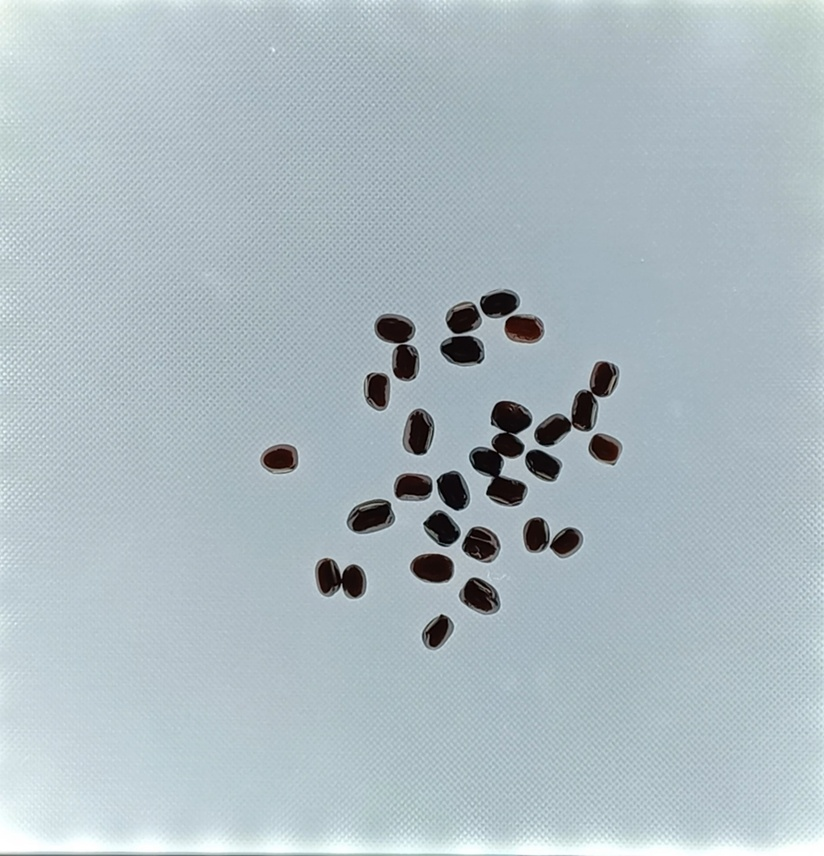
#> input picture 1.jpg, 824 x 856 px, shrunk from 2081 x 2160 before the run, found by its file name
$ python contour.py
#> lines starting #> are read from the running program, lines starting #| are printed output that depends on the picture; after the words box and inside, x2 and y2 are one past the last pixel; in counts of white or black regions, pixels touching at a corner belong together
### 2_Function/Test_Function/image_save.py
import os
import cv2
from datetime import datetime
import numpy as np

current_button = "Micro"

def image_save(frame,function):
    global current_button


    # Documents(문서) 폴더 경로
    documents_folder = os.path.join(os.path.expanduser("~"))
    main_folder = os.path.join(documents_folder, "TW")
    sub_folder = os.path.join(main_folder, current_button)
    date_folder = os.path.join(sub_folder, datetime.today().strftime('%y%m%d'))

    # 폴더가 이미 존재하는지 확인 후 생성
    for f in [main_folder, sub_folder, date_folder]:
        if not os.path.exists(f):
            os.mkdir(f)

    def get_unique_filename(extension: str) -> str:
        # 중복되지 않는 파일 이름을 생성하기 위한 함수
        filename = f"{datetime.today().strftime('%H%M%S')}_{function}{extension}"
        return filename

    # 이미지를 읽어옴
    filename = get_unique_filename(extension = ".jpg")
    photo_path = os.path.join(date_folder, filename)
        # 이미지를 저장
    cv2.imwrite(photo_path, frame)
    print(f"{photo_path}에 사진을 저장했습니다.")

### 2_Function/Test_Function/contour.py
import cv2
import numpy as np
import copy
import image_save as IS

class SeedC:
    def __init__(self, input_image_path: str) -> None:
#> called with input_image_path = './1.jpg'
        self.image = cv2.imread(input_image_path)
#> self.image is the input picture: shape (856, 824, 3); mean B, G, R 193, 186.3, 172.4
        self.font = cv2.FONT_HERSHEY_SIMPLEX
        self.threshold  = 120

    def grayscale(self) -> np.ndarray:
        return cv2.cvtColor(self.image, cv2.COLOR_BGR2GRAY)

    def binarize(self) -> np.ndarray:
        gray = self.grayscale()
        _, thresh = cv2.threshold(gray, self.threshold, 255, cv2.THRESH_BINARY)
        return cv2.bitwise_not(thresh)

    def find_contours(self) -> np.ndarray:
        thresh = self.binarize()
#> in binarize, `_, thresh = cv2.threshold(gray, self.threshold, 255, cv2.THRESH_BINARY)`:
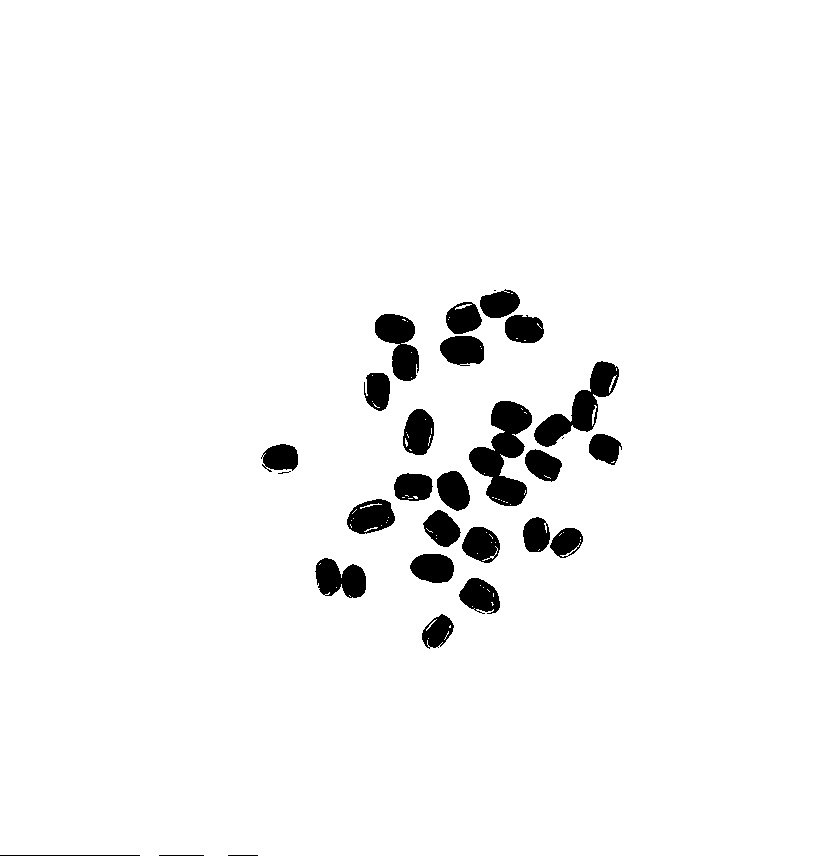
#> thresh: shape (856, 824); 96.3% white; 29 black regions (3 under 20 px), largest, box (x1, y1, x2, y2) and area: (469, 401, 532, 506) 3347, (534, 361, 619, 447) 2427, (375, 314, 419, 381) 1787
        contours, _ = cv2.findContours(thresh, cv2.RETR_EXTERNAL, cv2.CHAIN_APPROX_SIMPLE)
#> contours = 29 contours, 6 with area under 20; largest, box (x1, y1, x2, y2) and area: (469, 401, 532, 506) 3198, (534, 361, 619, 447) 2370, (375, 314, 419, 381) 1686, (315, 558, 366, 598) 1349, (347, 499, 395, 534) 1187
        return contours

    def draw_contours(self, contours: np.ndarray) -> np.ndarray:
        result_image = copy.deepcopy(self.image)
        result_image[self.binarize() == 0] = [255, 255, 255]
        cv2.drawContours(result_image, contours, -1, (0, 255, 0), 2)
        return result_image

    def count_contours(self) -> int:
        return len(self.find_contours())

    def annotate_contours(self, contours: np.ndarray) -> np.ndarray:
        result_image = self.draw_contours(contours)
        for i, contour in enumerate(contours):
            M = cv2.moments(contour)
            if M["m00"] != 0:
                cX = int(M["m10"] / M["m00"])
                cY = int(M["m01"] / M["m00"])
                cv2.putText(result_image, str(i + 1), (cX, cY), self.font, 1, (0, 0, 255), 2)
        return result_image

if __name__ == "__main__":
    SC = SeedC('./1.jpg')
    contours =SC.find_contours()
    result_image = SC.annotate_contours(contours)
#> in draw_contours, `result_image[self.binarize() == 0] = [255, 255, 255]`:
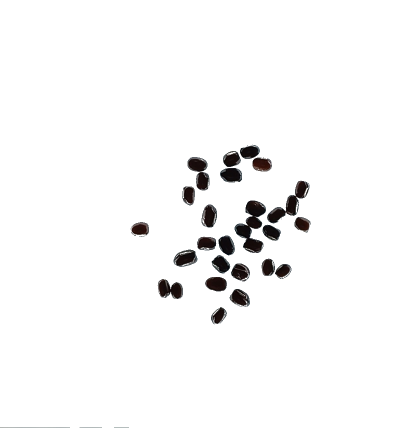
#> result_image: shape (856, 824, 3) (shown at 1/2 size); mean B, G, R 247, 247, 247.2
#> in draw_contours, `cv2.drawContours(result_image, contours, -1, (0, 255, 0), 2)`:
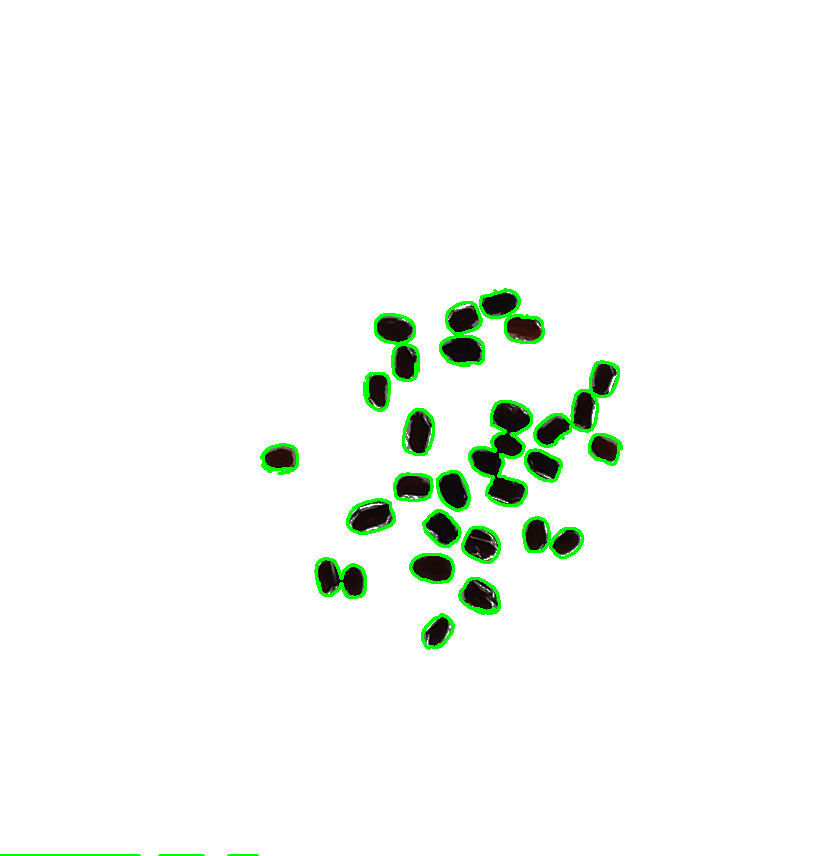
#> result_image: shape (856, 824, 3); 1.62% of pixels changed, all inside (x1, y1, x2, y2) = (0, 288, 623, 856)
#> the loop in annotate_contours, `for i, contour in enumerate(contours):` made 29 passes
#> (cX, cY) on passes 4 to 11: (437, 631), (479, 595), (339, 578), (432, 567), (566, 542), (481, 544), (535, 534), (441, 528)
#> after the loop in annotate_contours, `for i, contour in enumerate(contours):`:
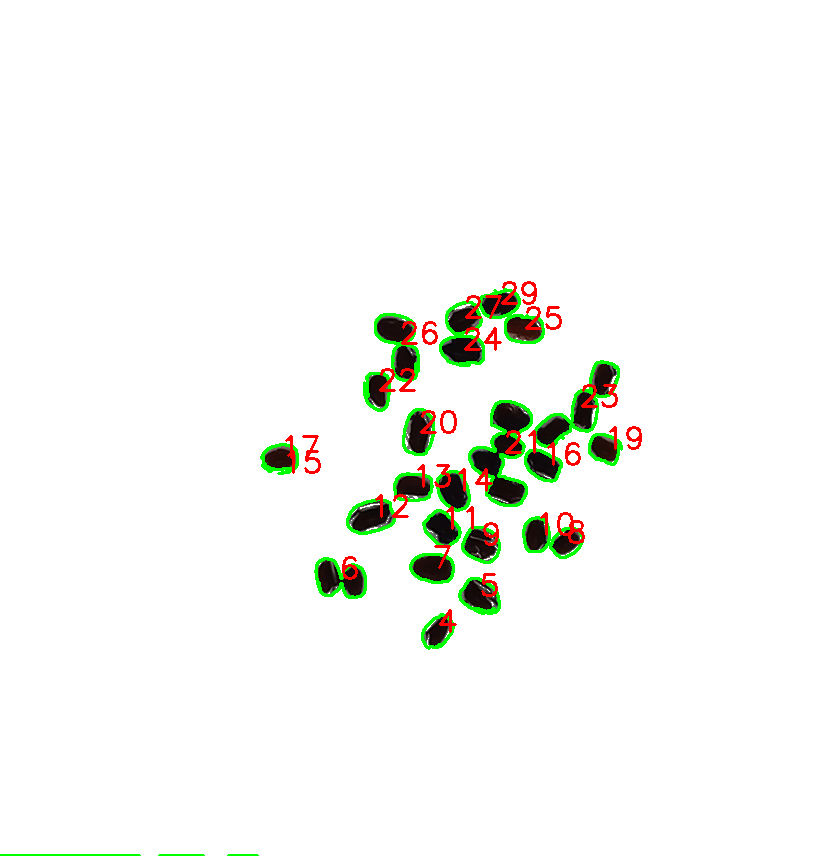
#> result_image: shape (856, 824, 3); 0.84% of pixels changed, all inside (x1, y1, x2, y2) = (285, 281, 642, 633)

    # 결과 이미지를 표시합니다.
    cv2.putText(result_image, f"seed count: {SC.count_contours()}", (10, 30), SC.font, 1, (0, 0, 255), 2)
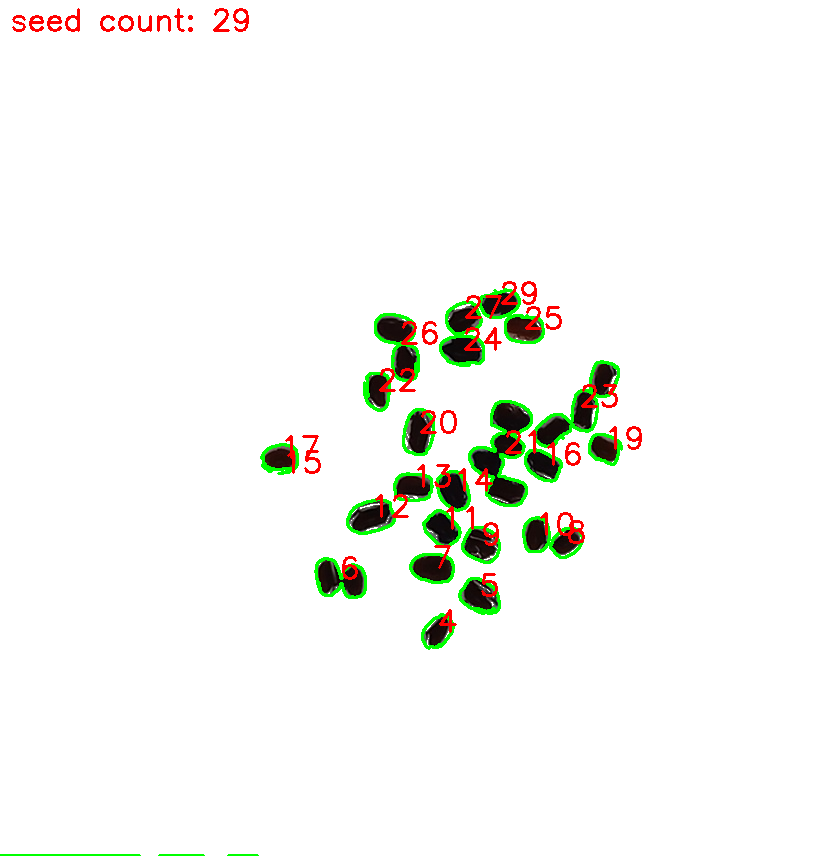
#> result_image: shape (856, 824, 3); 0.22% of pixels changed, all inside (x1, y1, x2, y2) = (12, 8, 249, 32)
    cv2.imshow('Contours', result_image)
    IS.image_save(result_image, " ")
    cv2.waitKey(0)
    cv2.destroyAllWindows()

$ run again, with 162205.jpg copied over 1.jpg
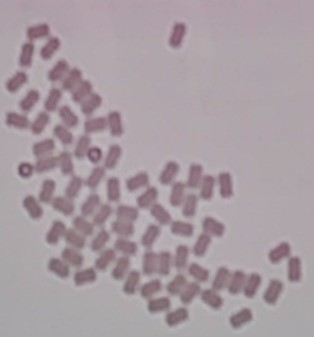
#> input picture 162205.jpg, 314 x 337 px, found by its file name
#> in __init__, self.image is the input picture: shape (337, 314, 3); mean B, G, R 162, 155.6, 168.2
#> in binarize, `_, thresh = cv2.threshold(gray, self.threshold, 255, cv2.THRESH_BINARY)`:
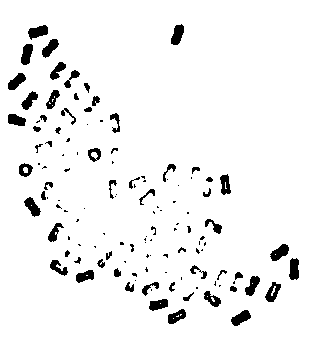
#> thresh: shape (337, 314); 94.5% white; 123 black regions (60 under 20 px), largest, box (x1, y1, x2, y2) and area: (270, 244, 289, 261) 191, (28, 25, 48, 40) 190, (171, 24, 184, 45) 185
#> in find_contours, `contours, _ = cv2.findContours(thresh, cv2.RETR_EXTERNAL, cv2.CHAIN_AP..`: contours = 123 contours, 74 with area under 20; largest, box (x1, y1, x2, y2) and area: (270, 244, 289, 261) 168, (28, 25, 48, 40) 164, (265, 282, 281, 302) 163, (231, 310, 251, 326) 160, (171, 24, 184, 45) 160
#> the loop in annotate_contours, `for i, contour in enumerate(contours):` made 123 passes
#> (contour, cX, cY) on passes 7, 9, 14, 15, 27, 37, 40: ([[196, 287], [196, 288], [197, 288], [197, 287]], 196, 287), ([[219, 285], [219, 286], [220, 285]], 219, 285), ([[234, 281], [233, 282], [233, 283], [234, 283]], 233, 282), ([[215, 281], [215, 283], [214, 284], [215, 285]], 214, 284), ([[124, 261], [125, 262], [125, 261]], 124, 261), ([[202, 249], [201, 250], [202, 250]], 201, 249), ([[94, 246], [95, 247], [95, 246]], 94, 246)
#> `cv2.putText(result_image, f"seed count: {SC.count_contours()}", (10, 3..`:
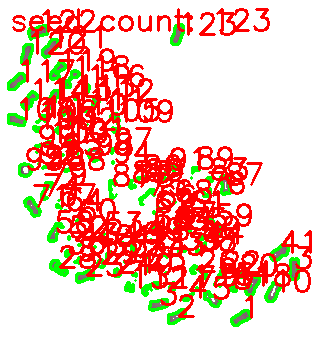
#> result_image: shape (337, 314, 3); mean B, G, R 177.6, 190.8, 240.3

$ run again, with 2.jpg copied over 1.jpg
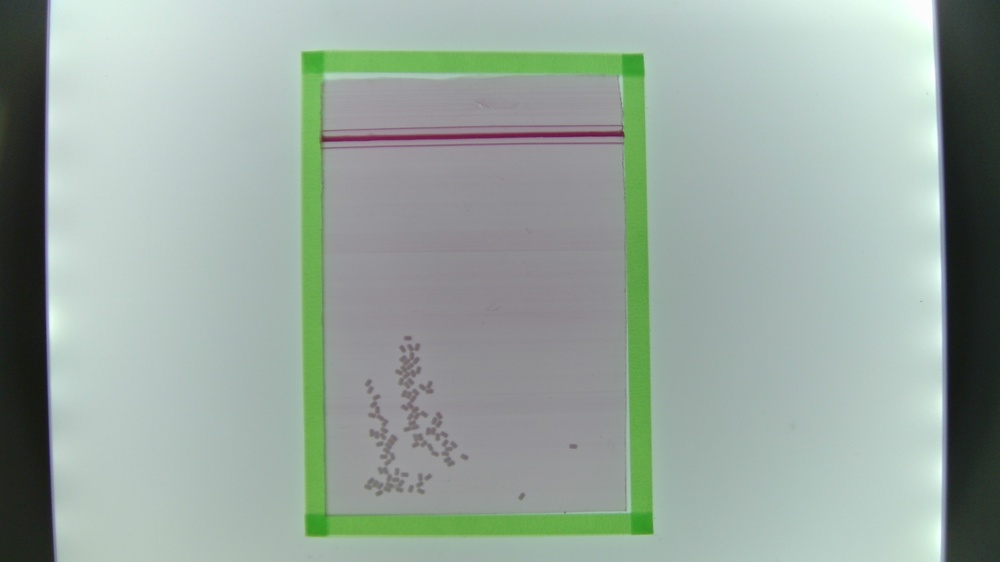
#> input picture 2.jpg, 1000 x 562 px, shrunk from 3840 x 2160 before the run, found by its file name
#> in __init__, self.image is the input picture: shape (562, 1000, 3); mean B, G, R 158.9, 167.1, 152.3
#> in binarize, `_, thresh = cv2.threshold(gray, self.threshold, 255, cv2.THRESH_BINARY)`:
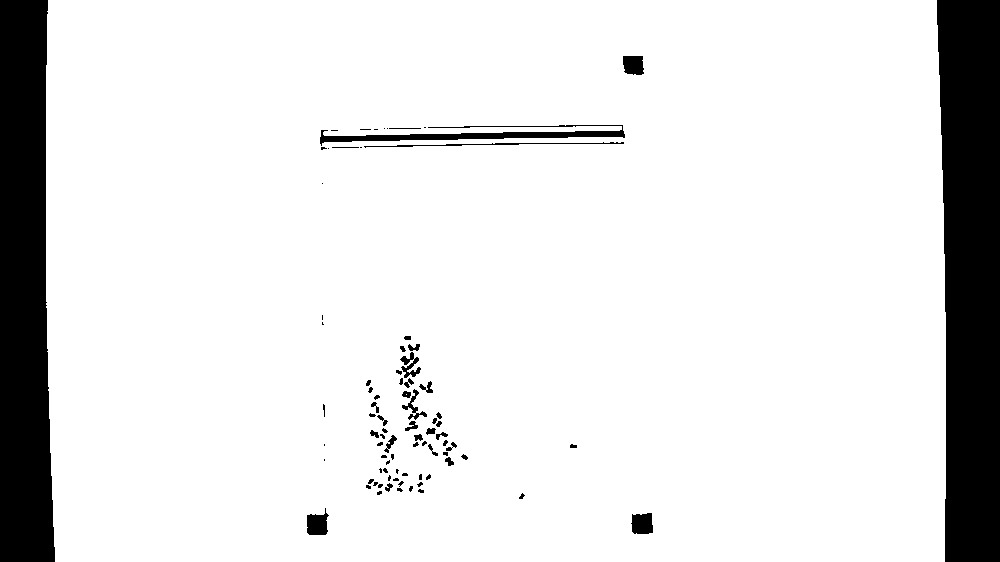
#> thresh: shape (562, 1000); 88.5% white; 84 black regions (44 under 20 px), largest, box (x1, y1, x2, y2) and area: (937, 0, 1000, 562) 31744, (0, 0, 55, 562) 27021, (320, 125, 625, 146) 2044
#> in find_contours, `contours, _ = cv2.findContours(thresh, cv2.RETR_EXTERNAL, cv2.CHAIN_AP..`: contours = 84 contours, 59 with area under 20; largest, box (x1, y1, x2, y2) and area: (937, 0, 1000, 562) 31124, (0, 0, 55, 562) 26408, (320, 125, 625, 146) 1525, (307, 508, 329, 535) 370, (631, 513, 653, 534) 364
#> the loop in annotate_contours, `for i, contour in enumerate(contours):` made 84 passes
#> (cX, cY) on passes 1 to 8: (641, 523), (316, 524), (521, 495), (379, 492), (420, 490), (399, 489), (410, 488), (368, 486)
#> `cv2.putText(result_image, f"seed count: {SC.count_contours()}", (10, 3..`:
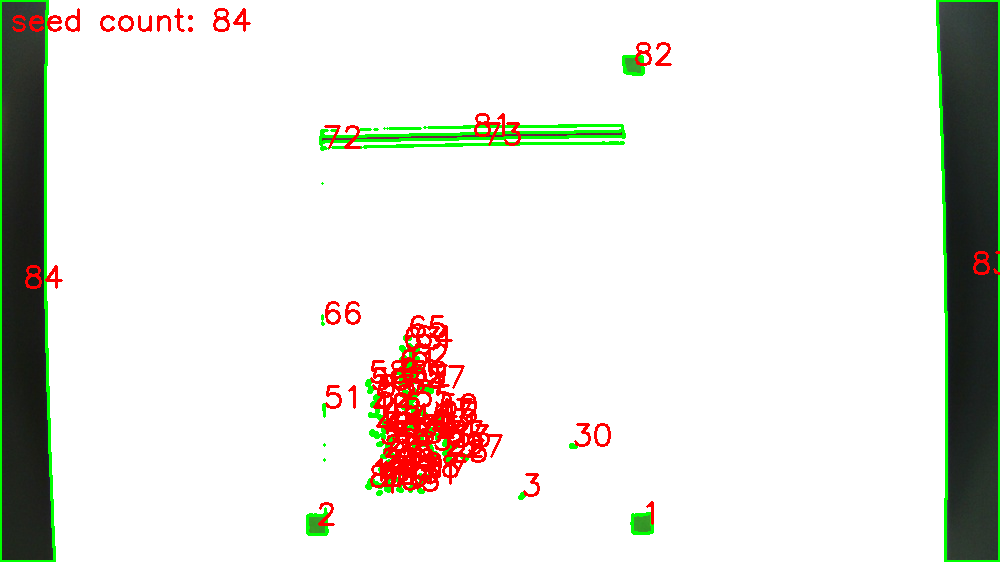
#> result_image: shape (562, 1000, 3); mean B, G, R 221.6, 227.4, 228.3
